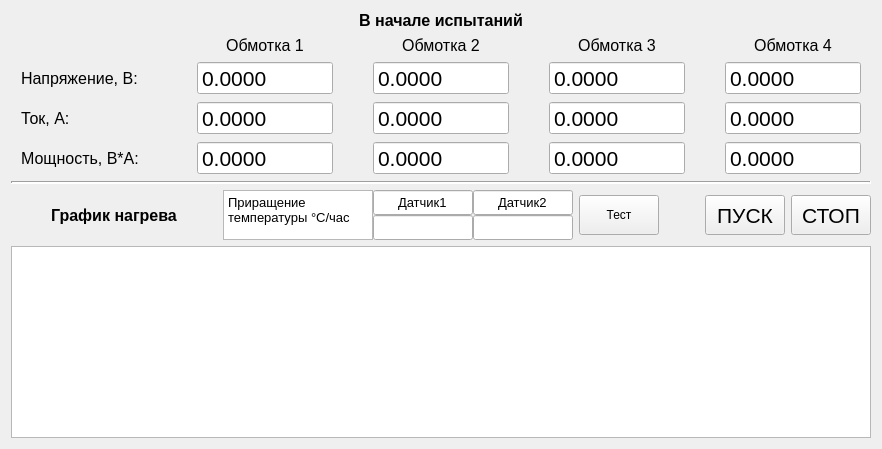
        <widget class="QWidget" name="tab_2">
         <attribute name="title">
          <string>График нагрева</string>
         </attribute>
         <layout class="QVBoxLayout" name="verticalLayout_4">
          <item>
           <layout class="QGridLayout" name="gridLayout_4">
            <property name="leftMargin">
             <number>10</number>
            </property>
            <property name="rightMargin">
             <number>10</number>
            </property>
            <property name="horizontalSpacing">
             <number>40</number>
            </property>
            <item row="2" column="1">
             <widget class="QDoubleSpinBox" name="doubleSpinBox_25">
              <property name="minimumSize">
               <size>
                <width>0</width>
                <height>0</height>
               </size>
              </property>
              <property name="maximumSize">
               <size>
                <width>200</width>
                <height>16777215</height>
               </size>
              </property>
              <property name="font">
               <font>
                <pointsize>16</pointsize>
               </font>
              </property>
              <property name="buttonSymbols">
               <enum>QAbstractSpinBox::NoButtons</enum>
              </property>
              <property name="decimals">
               <number>4</number>
              </property>
              <property name="maximum">
               <double>999999.999900000053458</double>
              </property>
             </widget>
            </item>
            <item row="2" column="2">
             <widget class="QDoubleSpinBox" name="doubleSpinBox_26">
              <property name="minimumSize">
               <size>
                <width>0</width>
                <height>0</height>
               </size>
              </property>
              <property name="maximumSize">
               <size>
                <width>200</width>
                <height>16777215</height>
               </size>
              </property>
              <property name="font">
               <font>
                <pointsize>16</pointsize>
               </font>
              </property>
              <property name="buttonSymbols">
               <enum>QAbstractSpinBox::NoButtons</enum>
              </property>
              <property name="decimals">
               <number>4</number>
              </property>
              <property name="maximum">
               <double>999999.999900000053458</double>
              </property>
             </widget>
            </item>
            <item row="2" column="3">
             <widget class="QDoubleSpinBox" name="doubleSpinBox_27">
              <property name="minimumSize">
               <size>
                <width>0</width>
                <height>0</height>
               </size>
              </property>
              <property name="maximumSize">
               <size>
                <width>200</width>
                <height>16777215</height>
               </size>
              </property>
              <property name="font">
               <font>
                <pointsize>16</pointsize>
               </font>
              </property>
              <property name="buttonSymbols">
               <enum>QAbstractSpinBox::NoButtons</enum>
              </property>
              <property name="decimals">
               <number>4</number>
              </property>
              <property name="maximum">
               <double>999999.999900000053458</double>
              </property>
             </widget>
            </item>
            <item row="2" column="4">
             <widget class="QDoubleSpinBox" name="doubleSpinBox_28">
              <property name="minimumSize">
               <size>
                <width>0</width>
                <height>0</height>
               </size>
              </property>
              <property name="maximumSize">
               <size>
                <width>200</width>
                <height>16777215</height>
               </size>
              </property>
              <property name="font">
               <font>
                <pointsize>16</pointsize>
               </font>
              </property>
              <property name="buttonSymbols">
               <enum>QAbstractSpinBox::NoButtons</enum>
              </property>
              <property name="decimals">
               <number>4</number>
              </property>
              <property name="maximum">
               <double>999999.999900000053458</double>
              </property>
             </widget>
            </item>
            <item row="8" column="0">
             <widget class="QLabel" name="label_41">
              <property name="font">
               <font>
                <pointsize>12</pointsize>
               </font>
              </property>
              <property name="text">
               <string>Мощность, В*А:</string>
              </property>
             </widget>
            </item>
            <item row="2" column="0">
             <widget class="QLabel" name="label_42">
              <property name="font">
               <font>
                <pointsize>12</pointsize>
               </font>
              </property>
              <property name="text">
               <string>Напряжение, В:</string>
              </property>
             </widget>
            </item>
            <item row="0" column="0" colspan="5">
             <widget class="QLabel" name="label_43">
              <property name="font">
               <font>
                <pointsize>12</pointsize>
                <weight>75</weight>
                <bold>true</bold>
               </font>
              </property>
              <property name="text">
               <string>В начале испытаний</string>
              </property>
              <property name="alignment">
               <set>Qt::AlignCenter</set>
              </property>
             </widget>
            </item>
            <item row="7" column="0">
             <widget class="QLabel" name="label_44">
              <property name="font">
               <font>
                <pointsize>12</pointsize>
               </font>
              </property>
              <property name="text">
               <string>Ток, А:</string>
              </property>
             </widget>
            </item>
            <item row="1" column="1">
             <widget class="QLabel" name="label_34">
              <property name="font">
               <font>
                <pointsize>12</pointsize>
               </font>
              </property>
              <property name="text">
               <string>Обмотка 1</string>
              </property>
              <property name="alignment">
               <set>Qt::AlignCenter</set>
              </property>
             </widget>
            </item>
            <item row="1" column="2">
             <widget class="QLabel" name="label_38">
              <property name="font">
               <font>
                <pointsize>12</pointsize>
               </font>
              </property>
              <property name="text">
               <string>Обмотка 2</string>
              </property>
              <property name="alignment">
               <set>Qt::AlignCenter</set>
              </property>
             </widget>
            </item>
            <item row="1" column="3">
             <widget class="QLabel" name="label_39">
              <property name="font">
               <font>
                <pointsize>12</pointsize>
               </font>
              </property>
              <property name="text">
               <string>Обмотка 3</string>
              </property>
              <property name="alignment">
               <set>Qt::AlignCenter</set>
              </property>
             </widget>
            </item>
            <item row="1" column="4">
             <widget class="QLabel" name="label_40">
              <property name="font">
               <font>
                <pointsize>12</pointsize>
               </font>
              </property>
              <property name="text">
               <string>Обмотка 4</string>
              </property>
              <property name="alignment">
               <set>Qt::AlignCenter</set>
              </property>
             </widget>
            </item>
            <item row="8" column="1">
             <widget class="QDoubleSpinBox" name="doubleSpinBox_33">
              <property name="minimumSize">
               <size>
                <width>0</width>
                <height>0</height>
               </size>
              </property>
              <property name="maximumSize">
               <size>
                <width>200</width>
                <height>16777215</height>
               </size>
              </property>
              <property name="font">
               <font>
                <pointsize>16</pointsize>
               </font>
              </property>
              <property name="buttonSymbols">
               <enum>QAbstractSpinBox::NoButtons</enum>
              </property>
              <property name="decimals">
               <number>4</number>
              </property>
              <property name="maximum">
               <double>999999.999900000053458</double>
              </property>
             </widget>
            </item>
            <item row="7" column="1">
             <widget class="QDoubleSpinBox" name="doubleSpinBox_29">
              <property name="minimumSize">
               <size>
                <width>0</width>
                <height>0</height>
               </size>
              </property>
              <property name="maximumSize">
               <size>
                <width>200</width>
                <height>16777215</height>
               </size>
              </property>
              <property name="font">
               <font>
                <pointsize>16</pointsize>
               </font>
              </property>
              <property name="buttonSymbols">
               <enum>QAbstractSpinBox::NoButtons</enum>
              </property>
              <property name="decimals">
               <number>4</number>
              </property>
              <property name="maximum">
               <double>999999.999900000053458</double>
              </property>
             </widget>
            </item>
            <item row="8" column="2">
             <widget class="QDoubleSpinBox" name="doubleSpinBox_34">
              <property name="minimumSize">
               <size>
                <width>0</width>
                <height>0</height>
               </size>
              </property>
              <property name="maximumSize">
               <size>
                <width>200</width>
                <height>16777215</height>
               </size>
              </property>
              <property name="font">
               <font>
                <pointsize>16</pointsize>
               </font>
              </property>
              <property name="buttonSymbols">
               <enum>QAbstractSpinBox::NoButtons</enum>
              </property>
              <property name="decimals">
               <number>4</number>
              </property>
              <property name="maximum">
               <double>999999.999900000053458</double>
              </property>
             </widget>
            </item>
            <item row="7" column="2">
             <widget class="QDoubleSpinBox" name="doubleSpinBox_30">
              <property name="minimumSize">
               <size>
                <width>0</width>
                <height>0</height>
               </size>
              </property>
              <property name="maximumSize">
               <size>
                <width>200</width>
                <height>16777215</height>
               </size>
              </property>
              <property name="font">
               <font>
                <pointsize>16</pointsize>
               </font>
              </property>
              <property name="buttonSymbols">
               <enum>QAbstractSpinBox::NoButtons</enum>
              </property>
              <property name="decimals">
               <number>4</number>
              </property>
              <property name="maximum">
               <double>999999.999900000053458</double>
              </property>
             </widget>
            </item>
            <item row="8" column="3">
             <widget class="QDoubleSpinBox" name="doubleSpinBox_35">
              <property name="minimumSize">
               <size>
                <width>0</width>
                <height>0</height>
               </size>
              </property>
              <property name="maximumSize">
               <size>
                <width>200</width>
                <height>16777215</height>
               </size>
              </property>
              <property name="font">
               <font>
                <pointsize>16</pointsize>
               </font>
              </property>
              <property name="buttonSymbols">
               <enum>QAbstractSpinBox::NoButtons</enum>
              </property>
              <property name="decimals">
               <number>4</number>
              </property>
              <property name="maximum">
               <double>999999.999900000053458</double>
              </property>
             </widget>
            </item>
            <item row="7" column="3">
             <widget class="QDoubleSpinBox" name="doubleSpinBox_31">
              <property name="minimumSize">
               <size>
                <width>0</width>
                <height>0</height>
               </size>
              </property>
              <property name="maximumSize">
               <size>
                <width>200</width>
                <height>16777215</height>
               </size>
              </property>
              <property name="font">
               <font>
                <pointsize>16</pointsize>
               </font>
              </property>
              <property name="buttonSymbols">
               <enum>QAbstractSpinBox::NoButtons</enum>
              </property>
              <property name="decimals">
               <number>4</number>
              </property>
              <property name="maximum">
               <double>999999.999900000053458</double>
              </property>
             </widget>
            </item>
            <item row="8" column="4">
             <widget class="QDoubleSpinBox" name="doubleSpinBox_36">
              <property name="minimumSize">
               <size>
                <width>0</width>
                <height>0</height>
               </size>
              </property>
              <property name="maximumSize">
               <size>
                <width>200</width>
                <height>16777215</height>
               </size>
              </property>
              <property name="font">
               <font>
                <pointsize>16</pointsize>
               </font>
              </property>
              <property name="buttonSymbols">
               <enum>QAbstractSpinBox::NoButtons</enum>
              </property>
              <property name="decimals">
               <number>4</number>
              </property>
              <property name="maximum">
               <double>999999.999900000053458</double>
              </property>
             </widget>
            </item>
            <item row="7" column="4">
             <widget class="QDoubleSpinBox" name="doubleSpinBox_32">
              <property name="minimumSize">
               <size>
                <width>0</width>
                <height>0</height>
               </size>
              </property>
              <property name="maximumSize">
               <size>
                <width>200</width>
                <height>16777215</height>
               </size>
              </property>
              <property name="font">
               <font>
                <pointsize>16</pointsize>
               </font>
              </property>
              <property name="buttonSymbols">
               <enum>QAbstractSpinBox::NoButtons</enum>
              </property>
              <property name="decimals">
               <number>4</number>
              </property>
              <property name="maximum">
               <double>999999.999900000053458</double>
              </property>
             </widget>
            </item>
           </layout>
          </item>
          <item>
           <widget class="Line" name="line_3">
            <property name="lineWidth">
             <number>2</number>
            </property>
            <property name="orientation">
             <enum>Qt::Horizontal</enum>
            </property>
           </widget>
          </item>
          <item>
           <layout class="QHBoxLayout" name="horizontalLayout_2">
            <item>
             <spacer name="horizontalSpacer_4">
              <property name="orientation">
               <enum>Qt::Horizontal</enum>
              </property>
              <property name="sizeHint" stdset="0">
               <size>
                <width>40</width>
                <height>20</height>
               </size>
              </property>
             </spacer>
            </item>
            <item>
             <widget class="QLabel" name="label_11">
              <property name="font">
               <font>
                <pointsize>12</pointsize>
                <weight>75</weight>
                <bold>true</bold>
               </font>
              </property>
              <property name="text">
               <string>График нагрева</string>
              </property>
              <property name="alignment">
               <set>Qt::AlignCenter</set>
              </property>
             </widget>
            </item>
            <item>
             <spacer name="horizontalSpacer_5">
              <property name="orientation">
               <enum>Qt::Horizontal</enum>
              </property>
              <property name="sizeHint" stdset="0">
               <size>
                <width>40</width>
                <height>20</height>
               </size>
              </property>
             </spacer>
            </item>
            <item>
             <layout class="QGridLayout" name="gridLayout_5">
              <property name="sizeConstraint">
               <enum>QLayout::SetMinimumSize</enum>
              </property>
              <property name="spacing">
               <number>0</number>
              </property>
              <item row="1" column="0" rowspan="2">
               <widget class="QTextEdit" name="textEdit">
                <property name="minimumSize">
                 <size>
                  <width>0</width>
                  <height>50</height>
                 </size>
                </property>
                <property name="maximumSize">
                 <size>
                  <width>150</width>
                  <height>100</height>
                 </size>
                </property>
                <property name="font">
                 <font>
                  <pointsize>10</pointsize>
                 </font>
                </property>
                <property name="readOnly">
                 <bool>true</bool>
                </property>
                <property name="html">
                 <string>&lt;!DOCTYPE HTML PUBLIC &quot;-//W3C//DTD HTML 4.0//EN&quot; &quot;http://www.w3.org/TR/REC-html40/strict.dtd&quot;&gt;
&lt;html&gt;&lt;head&gt;&lt;meta name=&quot;qrichtext&quot; content=&quot;1&quot; /&gt;&lt;style type=&quot;text/css&quot;&gt;
p, li { white-space: pre-wrap; }
&lt;/style&gt;&lt;/head&gt;&lt;body style=&quot; font-family:'MS Shell Dlg 2'; font-size:10pt; font-weight:400; font-style:normal;&quot;&gt;
&lt;p style=&quot; margin-top:0px; margin-bottom:0px; margin-left:0px; margin-right:0px; -qt-block-indent:0; text-indent:0px;&quot;&gt;Приращение температуры °C/час&lt;/p&gt;&lt;/body&gt;&lt;/html&gt;</string>
                </property>
               </widget>
              </item>
              <item row="1" column="1">
               <widget class="QLineEdit" name="lineEdit_2">
                <property name="sizePolicy">
                 <sizepolicy hsizetype="Minimum" vsizetype="Fixed">
                  <horstretch>0</horstretch>
                  <verstretch>0</verstretch>
                 </sizepolicy>
                </property>
                <property name="minimumSize">
                 <size>
                  <width>0</width>
                  <height>25</height>
                 </size>
                </property>
                <property name="maximumSize">
                 <size>
                  <width>100</width>
                  <height>16777215</height>
                 </size>
                </property>
                <property name="font">
                 <font>
                  <pointsize>10</pointsize>
                 </font>
                </property>
                <property name="text">
                 <string>Датчик1</string>
                </property>
                <property name="alignment">
                 <set>Qt::AlignCenter</set>
                </property>
               </widget>
              </item>
              <item row="2" column="1">
               <widget class="QLineEdit" name="lineEdit_3">
                <property name="minimumSize">
                 <size>
                  <width>0</width>
                  <height>25</height>
                 </size>
                </property>
                <property name="maximumSize">
                 <size>
                  <width>100</width>
                  <height>16777215</height>
                 </size>
                </property>
                <property name="font">
                 <font>
                  <pointsize>12</pointsize>
                  <weight>75</weight>
                  <bold>true</bold>
                 </font>
                </property>
                <property name="alignment">
                 <set>Qt::AlignCenter</set>
                </property>
               </widget>
              </item>
              <item row="2" column="2">
               <widget class="QLineEdit" name="lineEdit_5">
                <property name="minimumSize">
                 <size>
                  <width>0</width>
                  <height>25</height>
                 </size>
                </property>
                <property name="maximumSize">
                 <size>
                  <width>100</width>
                  <height>16777215</height>
                 </size>
                </property>
                <property name="font">
                 <font>
                  <pointsize>12</pointsize>
                  <weight>75</weight>
                  <bold>true</bold>
                 </font>
                </property>
                <property name="alignment">
                 <set>Qt::AlignCenter</set>
                </property>
               </widget>
              </item>
              <item row="1" column="2">
               <widget class="QLineEdit" name="lineEdit_4">
                <property name="minimumSize">
                 <size>
                  <width>0</width>
                  <height>25</height>
                 </size>
                </property>
                <property name="maximumSize">
                 <size>
                  <width>100</width>
                  <height>16777215</height>
                 </size>
                </property>
                <property name="font">
                 <font>
                  <pointsize>10</pointsize>
                 </font>
                </property>
                <property name="text">
                 <string>Датчик2</string>
                </property>
                <property name="alignment">
                 <set>Qt::AlignCenter</set>
                </property>
               </widget>
              </item>
             </layout>
            </item>
            <item>
             <widget class="QPushButton" name="pushButton_5">
              <property name="minimumSize">
               <size>
                <width>0</width>
                <height>40</height>
               </size>
              </property>
              <property name="maximumSize">
               <size>
                <width>100</width>
                <height>16777215</height>
               </size>
              </property>
              <property name="text">
               <string>Тест</string>
              </property>
             </widget>
            </item>
            <item>
             <spacer name="horizontalSpacer_3">
              <property name="orientation">
               <enum>Qt::Horizontal</enum>
              </property>
              <property name="sizeHint" stdset="0">
               <size>
                <width>40</width>
                <height>20</height>
               </size>
              </property>
             </spacer>
            </item>
            <item>
             <widget class="QPushButton" name="pushButton">
              <property name="minimumSize">
               <size>
                <width>0</width>
                <height>40</height>
               </size>
              </property>
              <property name="maximumSize">
               <size>
                <width>150</width>
                <height>16777215</height>
               </size>
              </property>
              <property name="sizeIncrement">
               <size>
                <width>0</width>
                <height>0</height>
               </size>
              </property>
              <property name="font">
               <font>
                <pointsize>16</pointsize>
                <weight>50</weight>
                <bold>false</bold>
               </font>
              </property>
              <property name="text">
               <string>ПУСК</string>
              </property>
             </widget>
            </item>
            <item>
             <widget class="QPushButton" name="pushButton_2">
              <property name="minimumSize">
               <size>
                <width>0</width>
                <height>40</height>
               </size>
              </property>
              <property name="maximumSize">
               <size>
                <width>150</width>
                <height>16777215</height>
               </size>
              </property>
              <property name="sizeIncrement">
               <size>
                <width>0</width>
                <height>0</height>
               </size>
              </property>
              <property name="font">
               <font>
                <pointsize>16</pointsize>
                <weight>50</weight>
                <bold>false</bold>
               </font>
              </property>
              <property name="text">
               <string>СТОП</string>
              </property>
             </widget>
            </item>
           </layout>
          </item>
          <item>
           <widget class="QGraphicsView" name="graphicsView">
            <property name="alignment">
             <set>Qt::AlignLeading|Qt::AlignLeft|Qt::AlignTop</set>
            </property>
           </widget>
          </item>
         </layout>
        </widget>
